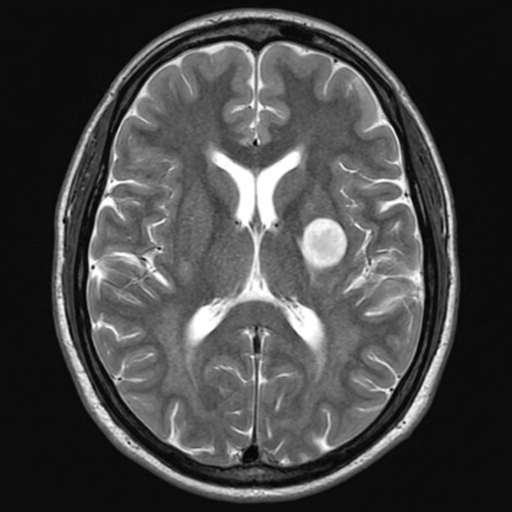
#> input picture Experiment_12/Inputs/images/Brain_MRI.png, 512 x 512 px
$ python example_01_rigid_registration_benchmark.py
#> lines starting #> are read from the running program, lines starting #| are printed output that depends on the picture; after the words box and inside, x2 and y2 are one past the last pixel; in counts of white or black regions, pixels touching at a corner belong together
"""
Experiment 12: Example 01 - Multi-Modal Rigid Image Registration (PET-MRI) Benchmark
Course: Medical Image Processing (BMI-701) | Riphah International University
Student: Muhammad Ikrama (Reg ID: 60140)
Instructor: Engr. Rana Talha Khalid
"""

import os
import cv2
import numpy as np
import pandas as pd
from scipy import ndimage
import matplotlib.pyplot as plt

def calc_metrics(fixed, moving, lesion_gt):
    # 2D Joint Histogram (64x64 bins)
    h2d, _, _ = np.histogram2d(fixed.ravel(), moving.ravel(), bins=64, range=[[0, 256], [0, 256]])
    pxy = h2d / float(np.sum(h2d))
    px = np.sum(pxy, axis=1)
    py = np.sum(pxy, axis=0)
    nz = pxy > 0
    mi = float(np.sum(pxy[nz] * np.log2(pxy[nz] / (px[:, None] * py[None, :])[nz])))

    # Normalized Cross-Correlation (NCC)
    f_c = fixed.astype(float) - fixed.mean()
    m_c = moving.astype(float) - moving.mean()
    denom = np.sqrt(np.sum(f_c**2) * np.sum(m_c**2))
    ncc = float(np.sum(f_c * m_c) / denom) if denom > 0 else 0.0

    # Mean Squared Error (MSE)
    mse = float(np.mean((fixed.astype(float) - moving.astype(float)) ** 2))

    # Target Hotspot Overlap (Dice)
    g = (lesion_gt > 0)
    p = (moving > 175)
    inter = np.logical_and(g, p).sum()
    dsc = float(2.0 * inter / (g.sum() + p.sum())) if (g.sum() + p.sum()) > 0 else 0.0
    iou = float(inter / np.logical_or(g, p).sum()) if np.logical_or(g, p).sum() > 0 else 0.0

    return mi, ncc, mse, dsc, iou, h2d

def run_benchmark():
    script_dir = os.path.dirname(os.path.abspath(__file__))
    exp_dir = os.path.abspath(os.path.join(script_dir, ".."))
    inputs_dir = os.path.join(exp_dir, "Inputs", "images")
    outputs_dir = os.path.join(exp_dir, "Outputs", "Python")
    tables_dir = os.path.join(exp_dir, "Tables")
    os.makedirs(outputs_dir, exist_ok=True)
    os.makedirs(tables_dir, exist_ok=True)

    mri = cv2.imread(os.path.join(inputs_dir, "Brain_MRI.png"), cv2.IMREAD_GRAYSCALE)
#> mri is the input picture: shape (512, 512); min 0, max 255, mean 69.9
    pet_moving = cv2.imread(os.path.join(inputs_dir, "Brain_PET_Moving.png"), cv2.IMREAD_GRAYSCALE)
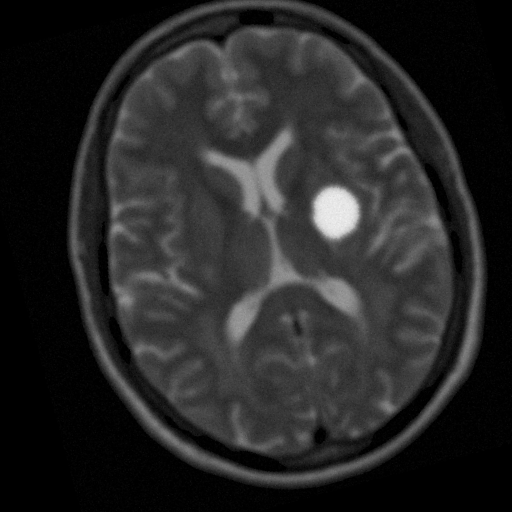
#> input picture Experiment_13/MATLAB/images/Brain_PET_Moving.png, 512 x 512 px, found by its file name
#> pet_moving is the input picture: shape (512, 512); min 0, max 241, mean 38.5
    if mri is None or pet_moving is None:
        raise FileNotFoundError("Brain_MRI.png or Brain_PET_Moving.png not found")

    # Isolate Ground Truth lesion
    sub = cv2.GaussianBlur(mri[205:280, 290:365], (3, 3), 0.8)
    raw_l = np.zeros_like(mri)
    raw_l[205:280, 290:365] = (sub > 162).astype(np.uint8) * 255
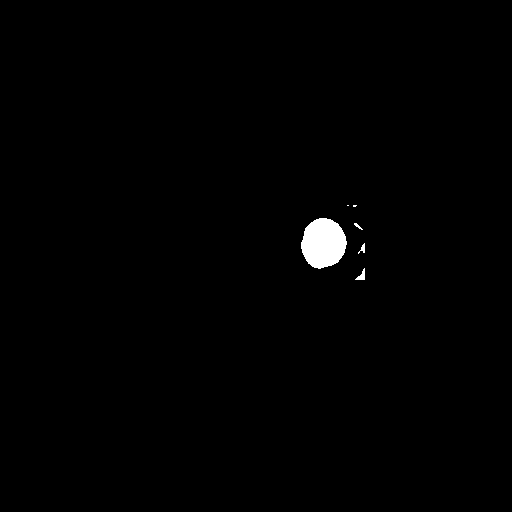
#> raw_l: shape (512, 512); 0.72% white; 6 white regions (2 under 20 px), largest, box (x1, y1, x2, y2) and area: (301, 218, 347, 269) 1772, (355, 268, 365, 280) 57, (358, 243, 365, 254) 34, (354, 223, 363, 230) 23
    _, labels, stats, _ = cv2.connectedComponentsWithStats(raw_l)
#> labels: shape (512, 512) int32; 7 distinct labels, from 0 to 6
#> stats = [[0, 0, 512, 512, 260249], [347, 205, 2, 1, 2], [353, 205, 4, 2, 7], [301, 218, 46, 51, 1772], [354, 223, 9, 7, 23], [358, 243, 7, 11, 34], [355, 268, 10, 12, 57]]
    gt_lesion = ndimage.binary_fill_holes(labels == (1 + np.argmax(stats[1:, cv2.CC_STAT_AREA]))).astype(np.uint8) * 255
#> gt_lesion: shape (512, 512); 0.68% white; 1 white region, box (x1, y1, x2, y2) and area: (301, 218, 347, 269) 1772

    # 2. Recover Rigid Transformation (Undo tx=+18.0, ty=-14.0, theta=+15.0 deg via Homogeneous Inverse)
    M_forward = cv2.getRotationMatrix2D((256, 256), 15.0, 1.0)
    M_forward[0, 2] += 18.0
    M_forward[1, 2] += -14.0
    M_inv = np.linalg.inv(np.vstack([M_forward, [0, 0, 1]]))[:2, :]
    pet_registered = cv2.warpAffine(pet_moving, M_inv, (512, 512), flags=cv2.INTER_LINEAR)
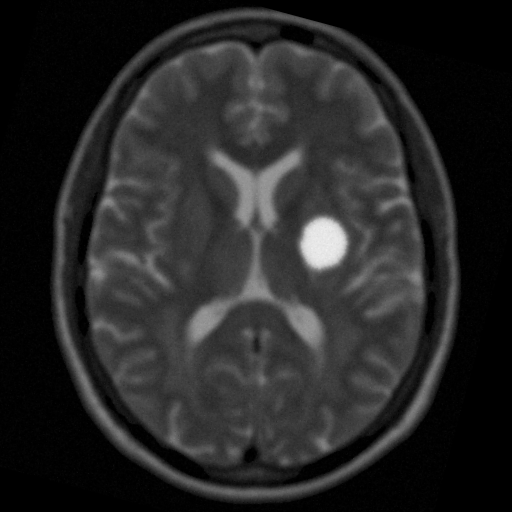
#> pet_registered: shape (512, 512); min 0, max 240, mean 38.5

    print("=" * 86)
    print("EXPERIMENT 12: MULTI-MODAL RIGID REGISTRATION (PET-MRI) BENCHMARK (PYTHON)")
    print("=" * 86)
    print(f"{'Registration Stage':<24} | {'Pose (tx, ty, deg)':<20} | {'MI (bits)':<9} | {'NCC':<7} | {'MSE':<8} | {'Tumor DSC':<9} | {'Jaccard IoU'}")
    print("-" * 86)

    records = []
    hist_dict = {}
    stages = [
        ("Unaligned Moving PET", pet_moving, "(+18, -14, +15.0)"),
        ("Rigidly Registered PET", pet_registered, "(0.0, 0.0, 0.0)")
    ]

    for name, im_p, pose in stages:
        mi, ncc, mse, dsc, iou, h2d = calc_metrics(mri, im_p, gt_lesion)
        hist_dict[name] = h2d
        print(f"{name:<24} | {pose:<20} | {mi:<9.4f} | {ncc:<7.4f} | {mse:<8.2f} | {dsc:<9.4f} | {iou:.4f}")
        records.append({
            "Registration_Stage": name,
            "Pose_Applied": pose,
            "Mutual_Information_MI": round(mi, 4),
            "Normalized_Cross_Corr_NCC": round(ncc, 4),
            "Mean_Squared_Error_MSE": round(mse, 2),
            "Tumor_Hotspot_DSC": round(dsc, 4),
            "Tumor_Hotspot_IoU": round(iou, 4)
        })
#> this loop made 2 passes
#> (name, pose, mi, denom in calc_metrics, ncc, mse, inter in calc_metrics, dsc) on passes 1 to 2: ('Unaligned Moving PET', '(+18, -14, +15.0)', 0.575, 605724615.6, 0.548, 3600.4, 368, 0.211), ('Rigidly Registered PET', '(0.0, 0.0, 0.0)', 1.83, 604493441.5, 0.948, 1754.4, 1690, 0.976)
#| Unaligned Moving PET     | (+18, -14, +15.0)    | 0.5747    | 0.5479  | 3600.42  | 0.2115    | 0.1183
#| Rigidly Registered PET   | (0.0, 0.0, 0.0)      | 1.8284    | 0.9480  | 1754.44  | 0.9763    | 0.9537
#> pass 1, in calc_metrics, `nz = pxy > 0`:
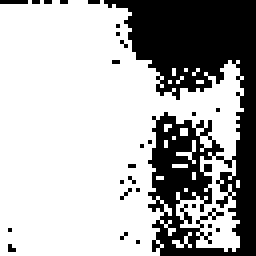
#> nz: shape (64, 64) bool (shown 4 times larger); 69% white; 26 black regions (25 under 20 px), largest, box (x1, y1, x2, y2) and area: (26, 0, 64, 64) 1224
#> after the loop, hist_dict = 2 items; records = 2 items

    print(f">>> Status: Multi-modal Rigid Registration maximized MI (+{records[1]['Mutual_Information_MI'] - records[0]['Mutual_Information_MI']:.4f} bits) and Tumor DSC ({records[1]['Tumor_Hotspot_DSC']:.4f}).")
#| >>> Status: Multi-modal Rigid Registration maximized MI (+1.2537 bits) and Tumor DSC (0.9763).

    df = pd.DataFrame(records)
#> df = table of 2 rows and 7 columns
    csv_path = os.path.join(tables_dir, "exp12_benchmark_summary_py.csv")
    df.to_csv(csv_path, index=False)
    print(f"[SAVED] Benchmark summary table saved to: {csv_path}")

    # Figure 1: 2D Joint Histograms Comparison
    fig, (ax1, ax2) = plt.subplots(1, 2, figsize=(12, 5))
    h_unaligned = hist_dict["Unaligned Moving PET"]
    h_registered = hist_dict["Rigidly Registered PET"]

    # Log scale for joint histogram display
    im1 = ax1.imshow(np.log1p(h_unaligned), cmap="inferno", origin="lower", extent=[0, 255, 0, 255])
    ax1.set_title(f"Unaligned 2D Joint Histogram\nMI = {records[0]['Mutual_Information_MI']:.4f} bits (Dispersed Cloud)", fontsize=11, fontweight="bold")
    ax1.set_xlabel("Fixed Reference MRI Intensity (0-255)", fontsize=10)
    ax1.set_ylabel("Moving PET Intensity (0-255)", fontsize=10)
    plt.colorbar(im1, ax=ax1, fraction=0.046, pad=0.04)

    im2 = ax2.imshow(np.log1p(h_registered), cmap="inferno", origin="lower", extent=[0, 255, 0, 255])
    ax2.set_title(f"Registered 2D Joint Histogram\nMI = {records[1]['Mutual_Information_MI']:.4f} bits (Clustered Statistical Spine)", fontsize=11, fontweight="bold")
    ax2.set_xlabel("Fixed Reference MRI Intensity (0-255)", fontsize=10)
    ax2.set_ylabel("Registered PET Intensity (0-255)", fontsize=10)
    plt.colorbar(im2, ax=ax2, fraction=0.046, pad=0.04)

    plt.tight_layout()
    fig1_path = os.path.join(outputs_dir, "exp12_benchmark_joint_histograms.png")
    plt.savefig(fig1_path, dpi=300)
    plt.close()
    print(f"[SAVED] Joint Histograms saved to: {fig1_path}")

    # Figure 2: Clinical Multi-Modal Fusion Comparison (4 Panels)
    fig, axes = plt.subplots(1, 4, figsize=(16, 4.2))

    # Panel 1: Reference MRI
    axes[0].imshow(mri, cmap="gray")
    axes[0].contour(gt_lesion, levels=[128], colors=["lime"], linewidths=1.5)
    axes[0].set_title("1. Reference T2 Brain MRI\n(Anatomical Map + Lesion)", fontsize=10, fontweight="bold")
    axes[0].axis("off")

    # Panel 2: Unaligned PET Overlay
    pet_color_u = cv2.applyColorMap(pet_moving, cv2.COLORMAP_HOT)
    mri_bgr = cv2.cvtColor(mri, cv2.COLOR_GRAY2BGR)
    overlay_u = cv2.addWeighted(mri_bgr, 0.6, pet_color_u, 0.4, 0)
    axes[1].imshow(cv2.cvtColor(overlay_u, cv2.COLOR_BGR2RGB))
    axes[1].contour(gt_lesion, levels=[128], colors=["cyan"], linewidths=1.2)
    axes[1].set_title(f"2. Unregistered PET-MRI\n(Misaligned: DSC={records[0]['Tumor_Hotspot_DSC']:.4f})", fontsize=10, fontweight="bold")
    axes[1].axis("off")

    # Panel 3: Registered PET Overlay
    pet_color_r = cv2.applyColorMap(pet_registered, cv2.COLORMAP_HOT)
    overlay_r = cv2.addWeighted(mri_bgr, 0.6, pet_color_r, 0.4, 0)
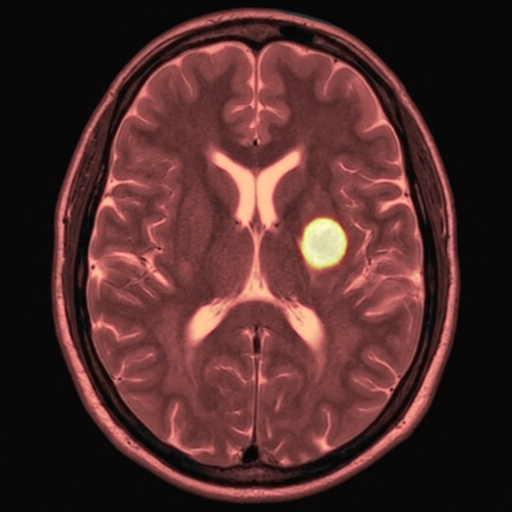
#> overlay_r: shape (512, 512, 3); mean B, G, R 42.2, 43.4, 78.9
    axes[2].imshow(cv2.cvtColor(overlay_r, cv2.COLOR_BGR2RGB))
    axes[2].contour(gt_lesion, levels=[128], colors=["cyan"], linewidths=1.2)
    axes[2].set_title(f"3. Registered PET-MRI Fusion\n(Locked: DSC={records[1]['Tumor_Hotspot_DSC']:.4f})", fontsize=10, fontweight="bold")
    axes[2].axis("off")

    # Panel 4: 64x64 Checkerboard Verification
    bs = 64
    checker = mri.copy()
    for r in range(0, 512, bs):
        for c in range(0, 512, bs):
            if ((r // bs) + (c // bs)) % 2 == 1:
                checker[r:r+bs, c:c+bs] = pet_registered[r:r+bs, c:c+bs]
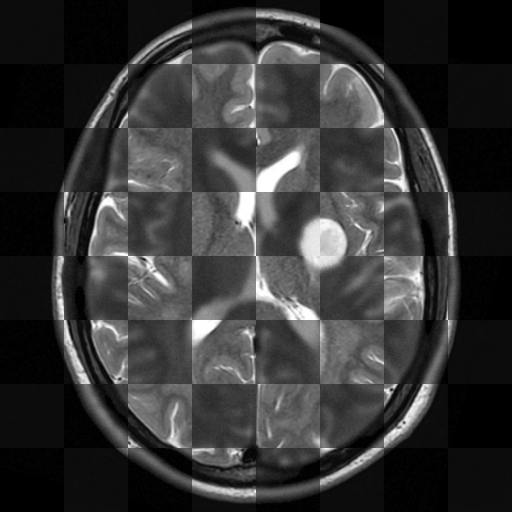
#> checker: shape (512, 512); min 0, max 255, mean 54.2
    axes[3].imshow(checker, cmap="gray")
    axes[3].set_title("4. 64x64 Checkerboard Fusion\n(Seamless Cortical Continuity)", fontsize=10, fontweight="bold")
    axes[3].axis("off")

    plt.tight_layout()
    fig2_path = os.path.join(outputs_dir, "exp12_benchmark_clinical_registration.png")
    plt.savefig(fig2_path, dpi=300)
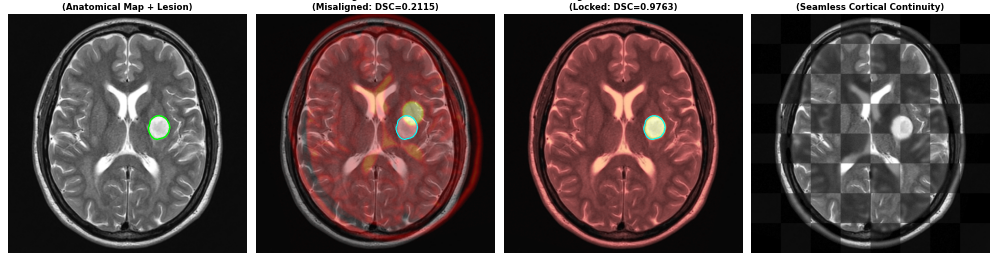
#> figure drawn by matplotlib, 4 panels
    plt.close()
    print(f"[SAVED] Clinical registration comparison saved to: {fig2_path}")

if __name__ == "__main__":
    run_benchmark()
